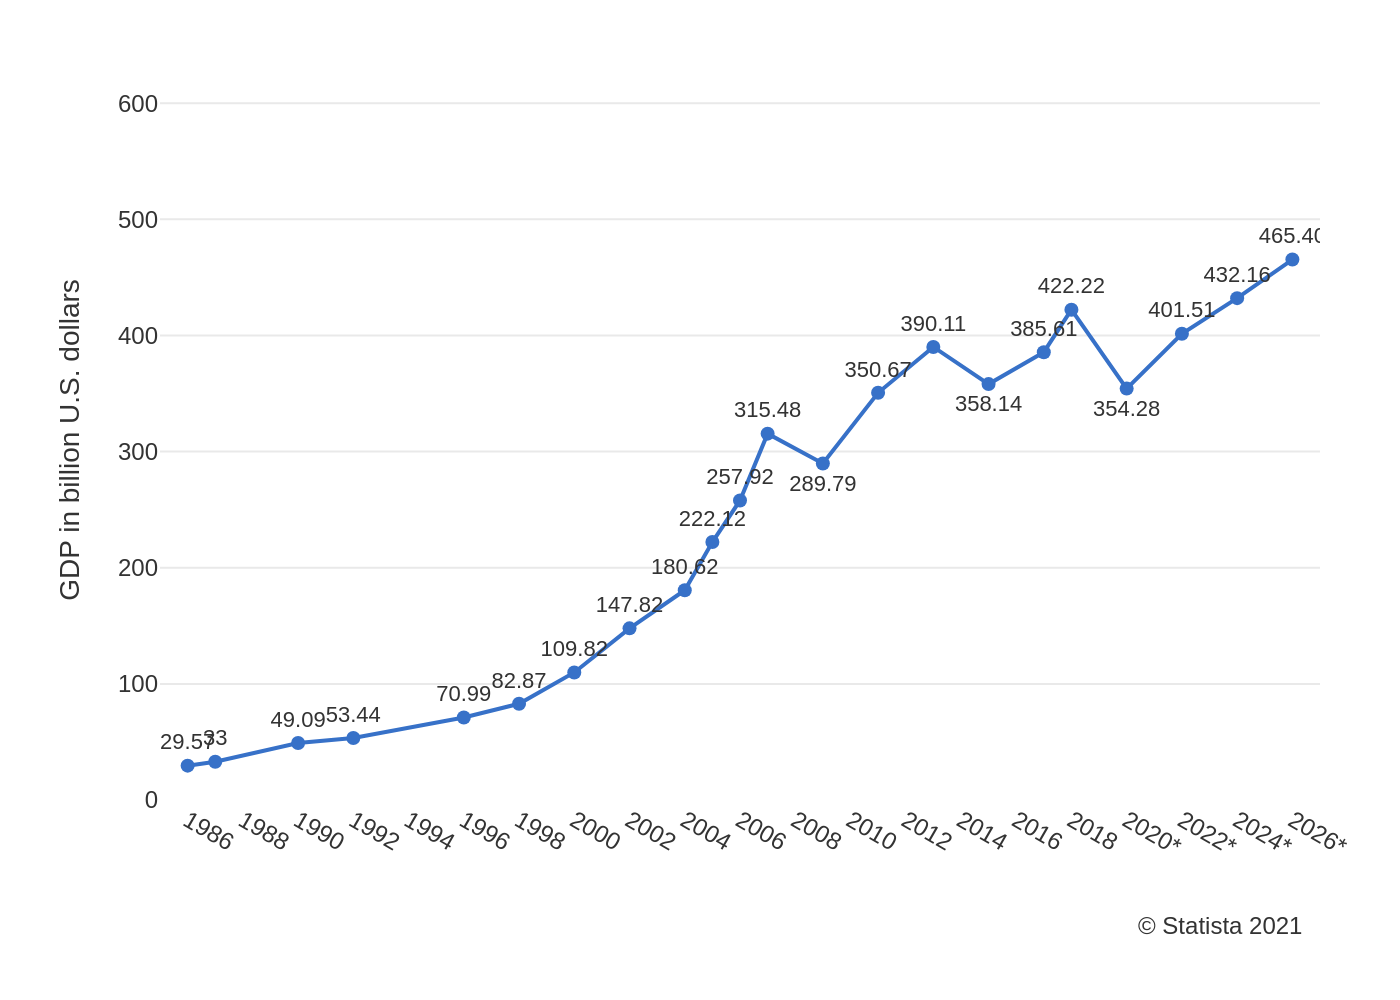

Source code (Python):
import sys
import json
import pathlib
import plotly.graph_objects as go

if len(sys.argv) != 2:
    print("Usage: python script.py <path_to_json_file>")
    sys.exit(1)

json_path = pathlib.Path(sys.argv[1])
if not json_path.is_file():
    print(f"Error: File not found at {json_path}")
    sys.exit(1)

with open(json_path, 'r', encoding='utf-8') as f:
    chart_data = json.load(f)

data_series = chart_data['chart_data']
texts = chart_data['texts']
colors = chart_data['colors']

fig = go.Figure()

for i, series in enumerate(data_series):
    fig.add_trace(go.Scatter(
        x=series['x'],
        y=series['y'],
        mode='lines+markers+text',
        name=series.get('name', ''),
        line=dict(color=colors['series_colors'][i], width=2),
        marker=dict(color=colors['series_colors'][i], size=7),
        text=[f"{val:.2f}" if isinstance(val, float) and val % 1 != 0 else str(int(val)) for val in series['y']],
        textposition=series['text_positions'],
        textfont=dict(
            family="Arial",
            size=11,
            color=colors['font_color']
        ),
        hoverinfo='none'
    ))

annotations = []
if texts.get('source'):
    annotations.append(
        dict(
            xref='paper',
            yref='paper',
            x=0.99,
            y=-0.15,
            xanchor='right',
            yanchor='top',
            text=texts['source'],
            showarrow=False,
            font=dict(family="Arial", size=12, color=colors['font_color'])
        )
    )

fig.update_layout(
    font=dict(family="Arial", size=12, color=colors['font_color']),
    plot_bgcolor=colors['background_color'],
    paper_bgcolor=colors['background_color'],
    showlegend=False,
    margin=dict(l=80, r=40, b=100, t=40),
    xaxis=dict(
        title_text=texts['x_axis_title'],
        tickmode='array',
        tickvals=texts['x_tick_values'],
        ticktext=texts['x_tick_labels'],
        showgrid=False,
        zeroline=False,
        showline=False,
        range=[min(texts['x_tick_values']) - 1, max(texts['x_tick_values']) + 1]
    ),
    yaxis=dict(
        title_text=texts['y_axis_title'],
        range=[0, 620],
        dtick=100,
        gridcolor=colors['grid_color'],
        zeroline=False,
        showline=False
    ),
    annotations=annotations
)

output_path = json_path.with_suffix('.png')
fig.write_image(output_path, scale=2)
print(f"Chart saved to {output_path}")
